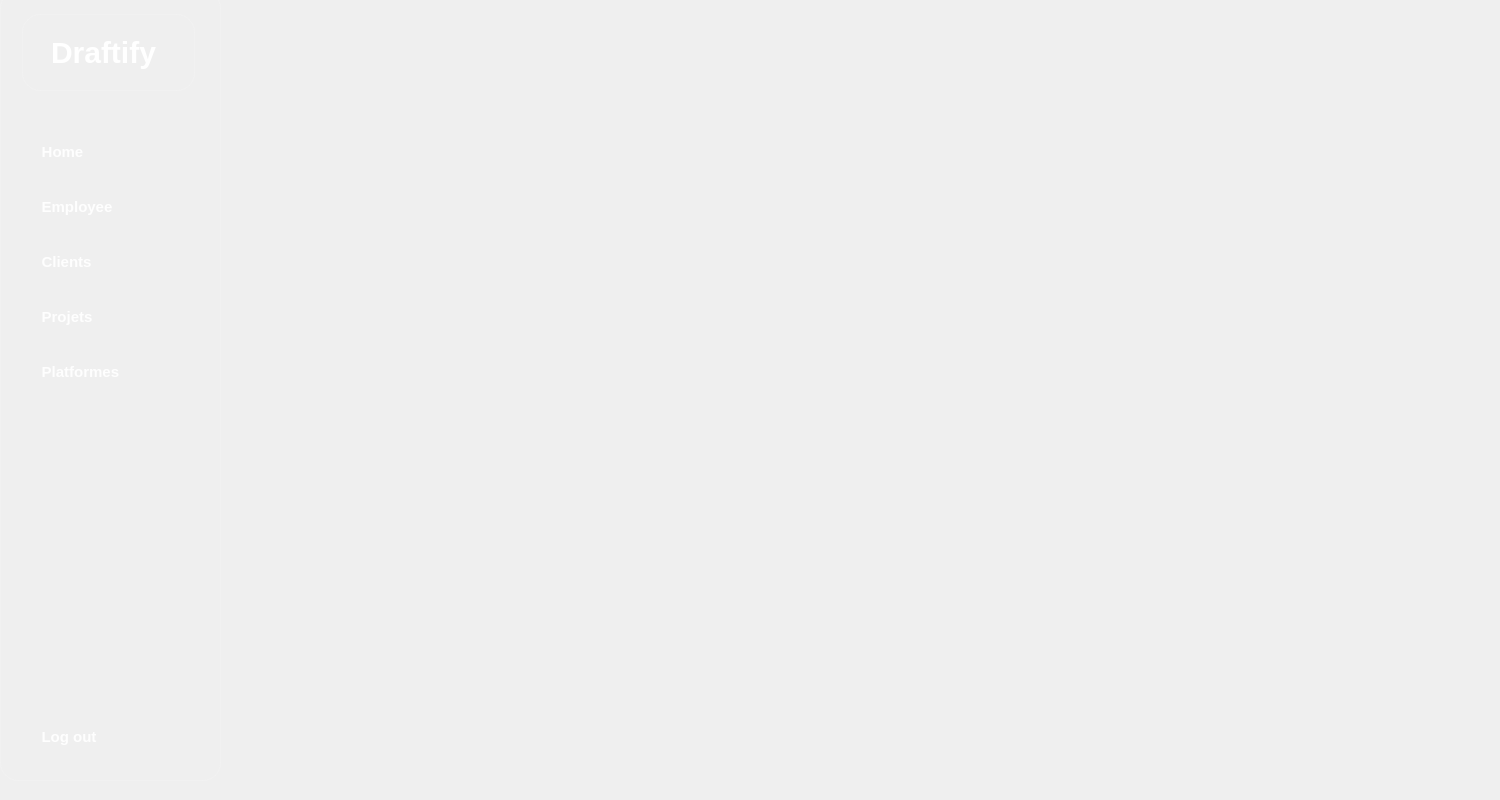
      <widget class="QWidget" name="pageHome">
       <widget class="QFrame" name="sidebar_4">
        <property name="geometry">
         <rect>
          <x>0</x>
          <y>-10</y>
          <width>221</width>
          <height>791</height>
         </rect>
        </property>
        <property name="styleSheet">
         <string notr="true">/* Rounded sidebar with your purple→blue gradient */
QFrame {
  background: qlineargradient(x1:0, y1:0, x2:1, y2:1,
                              stop:0 #7C3AED,   /* purple */
                              stop:1 #3B82F6); /* blue   */
  border-radius: 18px;         /* rounded container */
  /* create visual separation from app background */

  padding: 14px 12px;          /* inner breathing room */
  border: 1px solid rgba(255,255,255,0.15); /* subtle edge definition */
}
</string>
        </property>
        <property name="frameShape">
         <enum>QFrame::Shape::NoFrame</enum>
        </property>
        <property name="frameShadow">
         <enum>QFrame::Shadow::Raised</enum>
        </property>
        <property name="midLineWidth">
         <number>220</number>
        </property>
        <layout class="QVBoxLayout" name="verticalLayout_7">
         <item alignment="Qt::AlignmentFlag::AlignLeft|Qt::AlignmentFlag::AlignTop">
          <widget class="QLabel" name="label_25">
           <property name="styleSheet">
            <string notr="true">
  font-family: 'Arial', sans-serif;   /* Choose a clean sans-serif font */
  font-size: 30px;                    /* Adjust the size */
  font-weight: 600;                   /* Make it bold */
  color: white;                       /* White text */
  background: linear-gradient(135deg, #6a5bd2, #5a8fe7); /* Purple to blue gradient */
  -webkit-background-clip: text;      /* Clip background to text */
  background-clip: text;              /* Same for non-webkit browsers */
  text-align: center;                 /* Centered text */
  padding: 20px;                      /* Padding for space */
  display: inline-block;

</string>
           </property>
           <property name="text">
            <string>Draftify </string>
           </property>
          </widget>
         </item>
         <item>
          <spacer name="verticalSpacer_9">
           <property name="orientation">
            <enum>Qt::Orientation::Vertical</enum>
           </property>
           <property name="sizeType">
            <enum>QSizePolicy::Policy::Fixed</enum>
           </property>
           <property name="sizeHint" stdset="0">
            <size>
             <width>20</width>
             <height>30</height>
            </size>
           </property>
          </spacer>
         </item>
         <item>
          <widget class="QToolButton" name="HomeSideBarEmpl">
           <property name="styleSheet">
            <string notr="true">/* Default: fully integrated, no own background */
QToolButton {
  qproperty-checkable: true;
  qproperty-autoExclusive: true;      /* only one active like tabs */
  qproperty-toolButtonStyle: 2;       /* TextBesideIcon */
  qproperty-iconSize: 20px 20px;

  background: transparent;            /* integrate with sidebar gradient */
  color: rgba(255,255,255,0.92);
  border: none;                       /* no box edges */
  border-radius: 14px;                /* slight rounding just for hit area */
  padding: 10px 14px;
  margin: 4px 0;                      /* vertical rhythm */
  text-align: left;
  font-size: 15px;
  font-weight: 600;
}

/* Hover: horizontal sweep highlight */
QToolButton:hover {
  background: qlineargradient(x1:0, y1:0, x2:1, y2:0,
                              stop:0   rgba(255,255,255,0.18),
                              stop:0.25 rgba(255,255,255,0.12),
                              stop:0.5  rgba(255,255,255,0.06),
                              stop:1    rgba(255,255,255,0.00));
  color: #FFFFFF;  /* brighten text */
}

/* Active (checked): clearer left indicator + gentle sweep */
QToolButton:checked {
  background: qlineargradient(x1:0, y1:0, x2:1, y2:0,
                              stop:0   rgba(255,255,255,0.28),
                              stop:0.25 rgba(255,255,255,0.16),
                              stop:1    rgba(255,255,255,0.00));
  color: #FFFFFF;
  border-left: 4px solid rgba(255,255,255,0.85);
  padding-left: 10px; /* compensate for left border */
}

/* Pressed feedback: subtle push-in + darker sweep */
QToolButton:pressed {
  background: qlineargradient(x1:0, y1:0, x2:1, y2:0,
                              stop:0   rgba(0,0,0,0.25),
                              stop:0.5 rgba(0,0,0,0.18),
                              stop:1   rgba(0,0,0,0.12));
  padding-top: 11px;
  padding-bottom: 9px; /* tiny press feel */
  border-left: 4px solid rgba(255,255,255,0.70); /* keep left marker */
}
</string>
           </property>
           <property name="text">
            <string>Home</string>
           </property>
           <property name="icon">
            <iconset theme="QIcon::ThemeIcon::GoHome"/>
           </property>
           <property name="checkable">
            <bool>true</bool>
           </property>
          </widget>
         </item>
         <item>
          <widget class="QToolButton" name="employeeSideBarEmpl_2">
           <property name="styleSheet">
            <string notr="true">/* Default: fully integrated, no own background */
QToolButton {
  qproperty-checkable: true;
  qproperty-autoExclusive: true;      /* only one active like tabs */
  qproperty-toolButtonStyle: 2;       /* TextBesideIcon */
  qproperty-iconSize: 20px 20px;

  background: transparent;            /* integrate with sidebar gradient */
  color: rgba(255,255,255,0.92);
  border: none;                       /* no box edges */
  border-radius: 14px;                /* slight rounding just for hit area */
  padding: 10px 14px;
  margin: 4px 0;                      /* vertical rhythm */
  text-align: left;
  font-size: 15px;
  font-weight: 600;
}

/* Hover: horizontal sweep highlight */
QToolButton:hover {
  background: qlineargradient(x1:0, y1:0, x2:1, y2:0,
                              stop:0   rgba(255,255,255,0.18),
                              stop:0.25 rgba(255,255,255,0.12),
                              stop:0.5  rgba(255,255,255,0.06),
                              stop:1    rgba(255,255,255,0.00));
  color: #FFFFFF;  /* brighten text */
}

/* Active (checked): clearer left indicator + gentle sweep */
QToolButton:checked {
  background: qlineargradient(x1:0, y1:0, x2:1, y2:0,
                              stop:0   rgba(255,255,255,0.28),
                              stop:0.25 rgba(255,255,255,0.16),
                              stop:1    rgba(255,255,255,0.00));
  color: #FFFFFF;
  border-left: 4px solid rgba(255,255,255,0.85);
  padding-left: 10px; /* compensate for left border */
}

/* Pressed feedback: subtle push-in + darker sweep */
QToolButton:pressed {
  background: qlineargradient(x1:0, y1:0, x2:1, y2:0,
                              stop:0   rgba(0,0,0,0.25),
                              stop:0.5 rgba(0,0,0,0.18),
                              stop:1   rgba(0,0,0,0.12));
  padding-top: 11px;
  padding-bottom: 9px; /* tiny press feel */
  border-left: 4px solid rgba(255,255,255,0.70); /* keep left marker */
}
</string>
           </property>
           <property name="text">
            <string>Employee</string>
           </property>
           <property name="icon">
            <iconset theme="QIcon::ThemeIcon::AddressBookNew"/>
           </property>
           <property name="checkable">
            <bool>true</bool>
           </property>
          </widget>
         </item>
         <item>
          <widget class="QToolButton" name="cl_btn_home">
           <property name="styleSheet">
            <string notr="true">/* Default: fully integrated, no own background */
QToolButton {
  qproperty-checkable: true;
  qproperty-autoExclusive: true;      /* only one active like tabs */
  qproperty-toolButtonStyle: 2;       /* TextBesideIcon */
  qproperty-iconSize: 20px 20px;

  background: transparent;            /* integrate with sidebar gradient */
  color: rgba(255,255,255,0.92);
  border: none;                       /* no box edges */
  border-radius: 14px;                /* slight rounding just for hit area */
  padding: 10px 14px;
  margin: 4px 0;                      /* vertical rhythm */
  text-align: left;
  font-size: 15px;
  font-weight: 600;
}

/* Hover: horizontal sweep highlight */
QToolButton:hover {
  background: qlineargradient(x1:0, y1:0, x2:1, y2:0,
                              stop:0   rgba(255,255,255,0.18),
                              stop:0.25 rgba(255,255,255,0.12),
                              stop:0.5  rgba(255,255,255,0.06),
                              stop:1    rgba(255,255,255,0.00));
  color: #FFFFFF;  /* brighten text */
}

/* Active (checked): clearer left indicator + gentle sweep */
QToolButton:checked {
  background: qlineargradient(x1:0, y1:0, x2:1, y2:0,
                              stop:0   rgba(255,255,255,0.28),
                              stop:0.25 rgba(255,255,255,0.16),
                              stop:1    rgba(255,255,255,0.00));
  color: #FFFFFF;
  border-left: 4px solid rgba(255,255,255,0.85);
  padding-left: 10px; /* compensate for left border */
}

/* Pressed feedback: subtle push-in + darker sweep */
QToolButton:pressed {
  background: qlineargradient(x1:0, y1:0, x2:1, y2:0,
                              stop:0   rgba(0,0,0,0.25),
                              stop:0.5 rgba(0,0,0,0.18),
                              stop:1   rgba(0,0,0,0.12));
  padding-top: 11px;
  padding-bottom: 9px; /* tiny press feel */
  border-left: 4px solid rgba(255,255,255,0.70); /* keep left marker */
}
</string>
           </property>
           <property name="text">
            <string>Clients</string>
           </property>
           <property name="icon">
            <iconset theme="QIcon::ThemeIcon::ContactNew"/>
           </property>
          </widget>
         </item>
         <item>
          <widget class="QToolButton" name="toolButton_28">
           <property name="styleSheet">
            <string notr="true">/* Default: fully integrated, no own background */
QToolButton {
  qproperty-checkable: true;
  qproperty-autoExclusive: true;      /* only one active like tabs */
  qproperty-toolButtonStyle: 2;       /* TextBesideIcon */
  qproperty-iconSize: 20px 20px;

  background: transparent;            /* integrate with sidebar gradient */
  color: rgba(255,255,255,0.92);
  border: none;                       /* no box edges */
  border-radius: 14px;                /* slight rounding just for hit area */
  padding: 10px 14px;
  margin: 4px 0;                      /* vertical rhythm */
  text-align: left;
  font-size: 15px;
  font-weight: 600;
}

/* Hover: horizontal sweep highlight */
QToolButton:hover {
  background: qlineargradient(x1:0, y1:0, x2:1, y2:0,
                              stop:0   rgba(255,255,255,0.18),
                              stop:0.25 rgba(255,255,255,0.12),
                              stop:0.5  rgba(255,255,255,0.06),
                              stop:1    rgba(255,255,255,0.00));
  color: #FFFFFF;  /* brighten text */
}

/* Active (checked): clearer left indicator + gentle sweep */
QToolButton:checked {
  background: qlineargradient(x1:0, y1:0, x2:1, y2:0,
                              stop:0   rgba(255,255,255,0.28),
                              stop:0.25 rgba(255,255,255,0.16),
                              stop:1    rgba(255,255,255,0.00));
  color: #FFFFFF;
  border-left: 4px solid rgba(255,255,255,0.85);
  padding-left: 10px; /* compensate for left border */
}

/* Pressed feedback: subtle push-in + darker sweep */
QToolButton:pressed {
  background: qlineargradient(x1:0, y1:0, x2:1, y2:0,
                              stop:0   rgba(0,0,0,0.25),
                              stop:0.5 rgba(0,0,0,0.18),
                              stop:1   rgba(0,0,0,0.12));
  padding-top: 11px;
  padding-bottom: 9px; /* tiny press feel */
  border-left: 4px solid rgba(255,255,255,0.70); /* keep left marker */
}
</string>
           </property>
           <property name="text">
            <string>Projets</string>
           </property>
           <property name="icon">
            <iconset theme="QIcon::ThemeIcon::FolderNew"/>
           </property>
          </widget>
         </item>
         <item>
          <widget class="QToolButton" name="toolButton_29">
           <property name="styleSheet">
            <string notr="true">/* Default: fully integrated, no own background */
QToolButton {
  qproperty-checkable: true;
  qproperty-autoExclusive: true;      /* only one active like tabs */
  qproperty-toolButtonStyle: 2;       /* TextBesideIcon */
  qproperty-iconSize: 20px 20px;

  background: transparent;            /* integrate with sidebar gradient */
  color: rgba(255,255,255,0.92);
  border: none;                       /* no box edges */
  border-radius: 14px;                /* slight rounding just for hit area */
  padding: 10px 14px;
  margin: 4px 0;                      /* vertical rhythm */
  text-align: left;
  font-size: 15px;
  font-weight: 600;
}

/* Hover: horizontal sweep highlight */
QToolButton:hover {
  background: qlineargradient(x1:0, y1:0, x2:1, y2:0,
                              stop:0   rgba(255,255,255,0.18),
                              stop:0.25 rgba(255,255,255,0.12),
                              stop:0.5  rgba(255,255,255,0.06),
                              stop:1    rgba(255,255,255,0.00));
  color: #FFFFFF;  /* brighten text */
}

/* Active (checked): clearer left indicator + gentle sweep */
QToolButton:checked {
  background: qlineargradient(x1:0, y1:0, x2:1, y2:0,
                              stop:0   rgba(255,255,255,0.28),
                              stop:0.25 rgba(255,255,255,0.16),
                              stop:1    rgba(255,255,255,0.00));
  color: #FFFFFF;
  border-left: 4px solid rgba(255,255,255,0.85);
  padding-left: 10px; /* compensate for left border */
}

/* Pressed feedback: subtle push-in + darker sweep */
QToolButton:pressed {
  background: qlineargradient(x1:0, y1:0, x2:1, y2:0,
                              stop:0   rgba(0,0,0,0.25),
                              stop:0.5 rgba(0,0,0,0.18),
                              stop:1   rgba(0,0,0,0.12));
  padding-top: 11px;
  padding-bottom: 9px; /* tiny press feel */
  border-left: 4px solid rgba(255,255,255,0.70); /* keep left marker */
}
</string>
           </property>
           <property name="text">
            <string>Platformes </string>
           </property>
           <property name="icon">
            <iconset theme="QIcon::ThemeIcon::EditSelectAll"/>
           </property>
          </widget>
         </item>
         <item>
          <spacer name="verticalSpacer_10">
           <property name="orientation">
            <enum>Qt::Orientation::Vertical</enum>
           </property>
           <property name="sizeHint" stdset="0">
            <size>
             <width>20</width>
             <height>40</height>
            </size>
           </property>
          </spacer>
         </item>
         <item>
          <widget class="QToolButton" name="LogoutSideBarEmpl_3">
           <property name="styleSheet">
            <string notr="true">/* Default: integrated, red accent text */
QToolButton {
  qproperty-checkable: false;           /* action, not a toggle */
  qproperty-toolButtonStyle: 2;
  qproperty-iconSize: 20px 20px;

  background: transparent;
  color: rgba(255,255,255,0.95);
  border: none;
  border-radius: 14px;
  padding: 10px 14px;
  margin: 6px 0 0 0;
  text-align: left;
  font-size: 15px;
  font-weight: 700;
}

/* Hover: horizontal red-tinted sweep */
QToolButton:hover {
  background: qlineargradient(x1:0, y1:0, x2:1, y2:0,
                              stop:0   rgba(255,255,255,0.18),
                              stop:0.25 rgba(255,200,200,0.18),  /* soft red tint */
                              stop:1    rgba(255,255,255,0.00));
  color: #FFFFFF;
}

/* Pressed: stronger red indicator on the left */
QToolButton:pressed {
  background: qlineargradient(x1:0, y1:0, x2:1, y2:0,
                              stop:0   rgba(255,180,180,0.30),
                              stop:1   rgba(255,255,255,0.00));
  border-left: 4px solid rgba(255,120,120,0.95);
  padding-left: 10px;
}
</string>
           </property>
           <property name="text">
            <string>Log out</string>
           </property>
           <property name="icon">
            <iconset theme="QIcon::ThemeIcon::SystemLogOut"/>
           </property>
          </widget>
         </item>
        </layout>
       </widget>
       <widget class="QLabel" name="label_2">
        <property name="geometry">
         <rect>
          <x>370</x>
          <y>120</y>
          <width>1121</width>
          <height>521</height>
         </rect>
        </property>
        <property name="styleSheet">
         <string notr="true">background :transparent;
</string>
        </property>
        <property name="text">
         <string/>
        </property>
        <property name="pixmap">
         <pixmap resource="image.qrc">:/new/prefix1/images/welcome.png</pixmap>
        </property>
        <property name="scaledContents">
         <bool>false</bool>
        </property>
       </widget>
      </widget>
